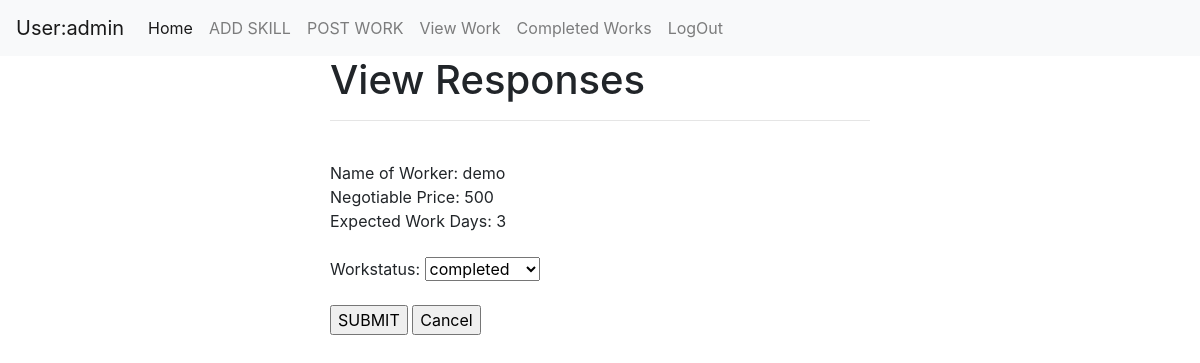
Screenshot of /homeuser/viewresponse/3 (signed in) with the database file from the repository.
### Homeapp/models.py (models this page shows)
class WorkResponses(models.Model):
    NegotiablePrice=models.IntegerField()
    ExpectedDays=models.IntegerField()
    workid=models.ForeignKey(addWork,on_delete=models.CASCADE)
    user=models.CharField(max_length=100)
    def __str__(self):
        return self.user

### Homeapp/views.py (the view, shortened to what this page needs)
# urls.py: path('viewresponse/<int:pk>',ViewResponse.as_view(),name="viewresponse"),
class ViewResponse(TemplateView):
    model=WorkResponses
    template_name = "Homeapp/view_responses.html"
    from_class=AddWorkForm
    context={}
    def get(self, request, *args, **kwargs):
        workid = self.kwargs.get('pk')
        qs=self.model.objects.get(workid=workid)
        print(qs)
        self.context["response"] = qs
        qs1=addWork.objects.get(id=workid)
        print("status",qs1)
        workstatus=qs1.workstatus
        print(workstatus)
        form =WorkAssignForm(instance=qs1)
        self.context["form"] = form
        return render(request, self.template_name, self.context)

### Homeapp/forms.py
class WorkAssignForm(ModelForm):
    class Meta:
        model=addWork
        fields=["workstatus"]

### Homeapp/models.py (called while the page is built)
    def __str__(self):
        return self.workname.skillname

### Homeapp/templates/Homeapp/view_responses.html (shortened to what this page needs)
<!DOCTYPE html>
{% extends "Homeapp/index.html" %}
{% block body_block %}
            <div class="col-6">
                <h1>View Responses</h1><hr><br>
                    Name of Worker: {{response.user}}<br>
                 Negotiable Price: {{response.NegotiablePrice}}<br>
                   Expected Work Days: {{response.ExpectedDays}}<br>
                <br>
                <form method="post">
                    {{form.as_p}}
                    <input type="submit" value="SUBMIT">
                    <input type="submit" value="Cancel">
                </form>
            </div>
            <div class="col"></div>
    </div>
</div>
{% endblock %}

### Homeapp/templates/Homeapp/index.html (shortened to what this page needs)
<!DOCTYPE html>
<html lang="en">
<head>
<link rel="stylesheet" href="https://cdn.jsdelivr.net/npm/bootstrap@4.5.3/dist/css/bootstrap.min.css">
</head>
<body>
<nav class="navbar navbar-expand-lg navbar-light bg-light">
      {% if request.user %}
  <a class="navbar-brand" href="#">User:{{request.user}}</a>
  <div class="collapse navbar-collapse" id="navbarNav">
    <ul class="navbar-nav">
      <li class="nav-item active">
        <a class="nav-link" href="{% url 'index' %}">Home <span class="sr-only">(current)</span></a>
      </li>
      <li class="nav-item">
        <a class="nav-link" href="{%url 'addskill' %}">ADD SKILL</a>
      </li>
      <li class="nav-item">
        <a class="nav-link" href="{%url 'addwork'%}">POST WORK</a>
      </li>
         <li class="nav-item">
        <a class="nav-link" href="{%url 'userviewwork' %}">View Work</a>
      </li>
         <li class="nav-item">
        <a class="nav-link" href="{% url 'completedwork' %}">Completed Works</a>
      </li>
           <li class="nav-item">
        <a class="nav-link" href="{%url 'logoutPage'%}">LogOut</a>
      </li>
    </ul>
  </div>
</nav>
<div class="container">
    <div class="row">
        <div class="col"></div>
    {% block body_block %}{% endblock %}
{% endif%}
</body>
</html>

### rows the page displays
WorkResponses: user "demo", NegotiablePrice "500", ExpectedDays "3"

### other values shown
{{ request.user }} "admin"
